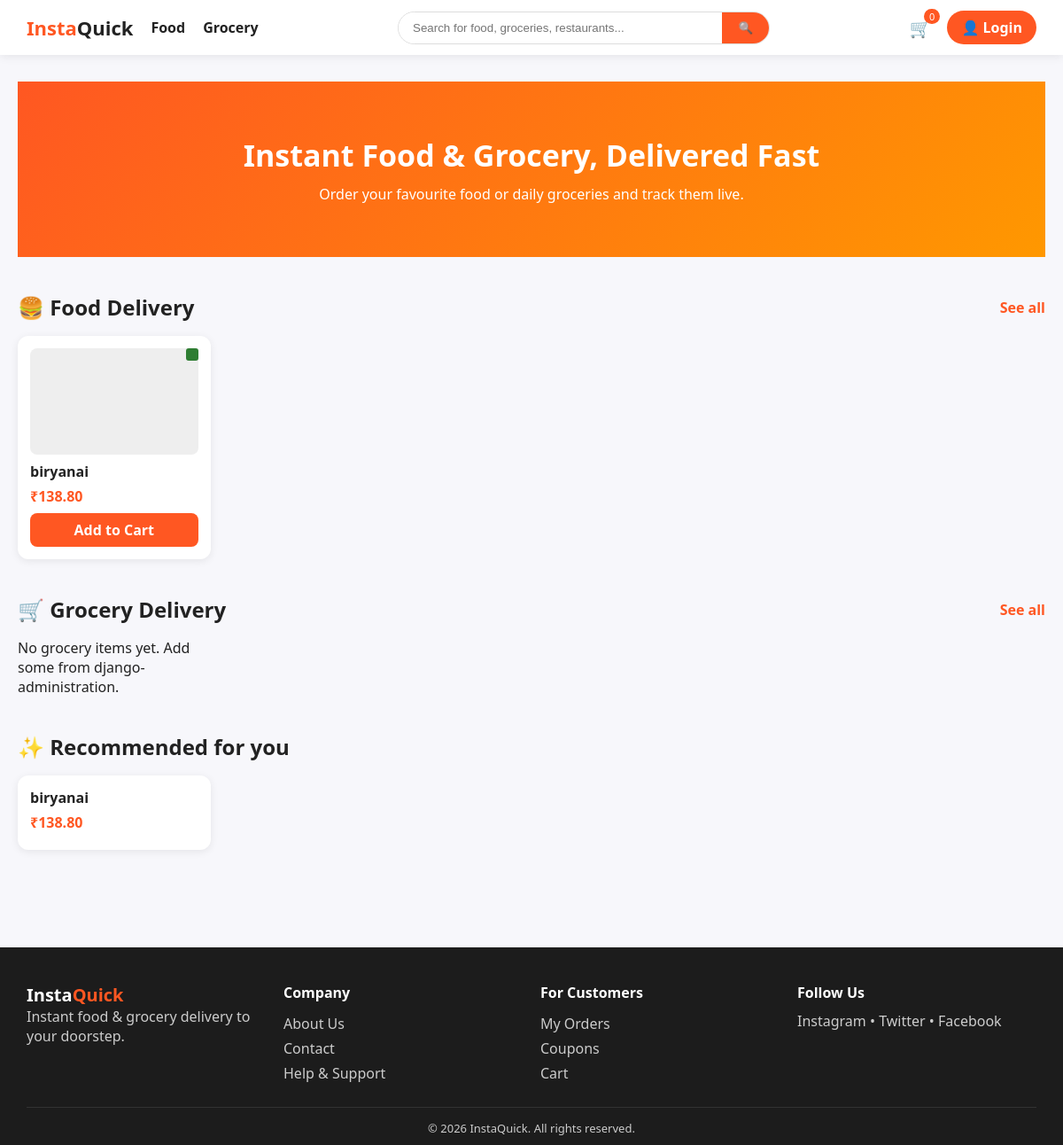
The page / on the database its author committed.
### food/models.py (models this page shows, shortened)
class FoodItem(models.Model):
    restaurant = models.ForeignKey(Restaurant, on_delete=models.CASCADE, related_name="items")
    category = models.ForeignKey(FoodCategory, on_delete=models.SET_NULL, null=True, related_name="items")
    name = models.CharField(max_length=150)
    description = models.TextField(blank=True)
    price = models.DecimalField(max_digits=8, decimal_places=2)
    image = models.ImageField(upload_to="food/", blank=True, null=True)
    is_veg = models.BooleanField(default=True)  # drives the veg/non-veg toggle colour
    is_available = models.BooleanField(default=True)
    is_recommended = models.BooleanField(default=False)
    created_at = models.DateTimeField(auto_now_add=True)

### core_views.py (the view)
# urls.py: path("", home, name="home"),                      # home page
def home(request):
    query = request.GET.get("q", "")
    food_items = FoodItem.objects.filter(is_available=True)
    grocery_items = GroceryItem.objects.filter(is_available=True)
    if query:
        food_items = food_items.filter(name__icontains=query)
        grocery_items = grocery_items.filter(name__icontains=query)
    context = {
        "query": query,
        "food_items": food_items[:8],
        "grocery_items": grocery_items[:8],
        "recommended_food": FoodItem.objects.filter(is_recommended=True)[:6],
        "recommended_grocery": GroceryItem.objects.filter(is_recommended=True)[:6],
    }
    return render(request, "home.html", context)

### orders/context_processors.py (called while the page is built, shortened)
def google_maps_key(request):
    return {"GOOGLE_MAPS_API_KEY": settings.GOOGLE_MAPS_API_KEY}

def cart_summary(request):
    food_count = 0
    grocery_count = 0
    return {"food_cart_count": food_count, "grocery_cart_count": grocery_count}

### templates/home.html (shortened to what this page needs)
{% extends "base.html" %}
{% load static %}
{% block content %}
<section class="hero">
    <h1>Instant Food & Grocery, Delivered Fast</h1>
    <p>Order your favourite food or daily groceries and track them live.</p>
</section>
<section class="section">
    <div class="section-header">
        <h2>🍔 Food Delivery</h2>
        <a href="{% url 'food:list' %}" class="see-all">See all</a>
    </div>
    <div class="card-grid">
        {% for item in food_items %}
        <div class="card">
            {% if item.image %}<img src="{{ item.image.url }}" alt="{{ item.name }}">{% else %}
            <div class="img-placeholder"></div>{% endif %}
            <span class="veg-dot {% if item.is_veg %}veg{% else %}nonveg{% endif %}"></span>
            <h3>{{ item.name }}</h3>
            <p class="price">₹{{ item.price }}</p>
            <a class="btn-add" href="{% url 'orders:add_to_cart' 'food' item.id %}">Add to Cart</a>
        </div>
        {% empty %}<p>No food items yet. Add some from django-administration.</p>{% endfor %}
    </div>
</section>
<section class="section">
    <div class="section-header">
        <h2>🛒 Grocery Delivery</h2>
        <a href="{% url 'grocery:list' %}" class="see-all">See all</a>
    </div>
    <div class="card-grid">
        {% for item in grocery_items %}
        <div class="card">
            {% if item.image %}<img src="{{ item.image.url }}" alt="{{ item.name }}">{% else %}
            <div class="img-placeholder"></div>{% endif %}
            <h3>{{ item.name }}</h3>
            <p class="price">₹{{ item.price }}</p>
            <a class="btn-add" href="{% url 'orders:add_to_cart' 'grocery' item.id %}">Add to Cart</a>
        </div>
        {% empty %}<p>No grocery items yet. Add some from django-administration.</p>{% endfor %}
    </div>
</section>
<section class="section recommend">
    <div class="section-header"><h2>✨ Recommended for you</h2></div>
    <div class="card-grid">
        {% for item in recommended_food %}
        <div class="card"><h3>{{ item.name }}</h3><p class="price">₹{{ item.price }}</p></div>
        {% endfor %}
    </div>
</section>
{% endblock %}

### static/css/style.css (style rules this page uses)
:root { --primary: #ff5722; --primary-dark: #e64a19; --veg: #2e7d32; --nonveg: #c62828; --bg: #f7f7fb; --text: #222; --muted: #777; --radius: 12px; --shadow: 0 2px 10px rgba(0,0,0,0.08); }
* { box-sizing: border-box; margin: 0; padding: 0; }
body { font-family: 'Segoe UI', Roboto, Arial, sans-serif; background: var(--bg); color: var(--text); }
a { text-decoration: none; color: inherit; }
.hero { text-align: center; padding: 60px 20px; background: linear-gradient(135deg, #ff5722, #ff9800); color: #fff; }
.hero h1 { font-size: 34px; margin-bottom: 10px; }
.section { margin: 40px 0; }
.section-header { display: flex; justify-content: space-between; align-items: center; margin-bottom: 16px; }
.see-all { color: var(--primary); font-weight: 600; }
.card-grid { display: grid; grid-template-columns: repeat(auto-fill, minmax(210px, 1fr)); gap: 18px; }
.card { background: #fff; border-radius: var(--radius); box-shadow: var(--shadow); padding: 14px; position: relative; transition: transform .15s; }
.card img, .img-placeholder { width: 100%; height: 120px; object-fit: cover; border-radius: 8px; background: #eee; margin-bottom: 8px; }
.card h3 { font-size: 16px; margin-bottom: 4px; }
.price { color: var(--primary); font-weight: 700; margin: 6px 0; }
.btn-add { display: block; text-align: center; background: var(--primary); color: #fff; padding: 8px; border-radius: 8px; font-weight: 600; margin-top: 8px; }
.veg-dot { position: absolute; top: 14px; right: 14px; width: 14px; height: 14px; border-radius: 3px; border: 2px solid; }
.veg-dot.veg { border-color: var(--veg); background: var(--veg); }

### rows shown on the page
FoodItem: is_veg True (drawn), name "biryanai", price "138.80"

### other values the page prints
{{ food_cart_count|add:grocery_cart_count }} "0"
